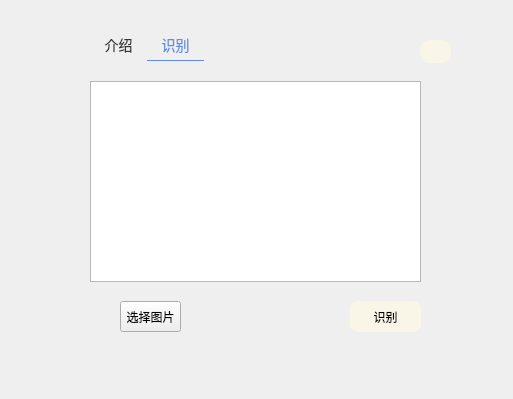
<?xml version="1.0" encoding="UTF-8"?>
<ui version="4.0">
 <class>Form</class>
 <widget class="QWidget" name="Form">
  <property name="geometry">
   <rect>
    <x>0</x>
    <y>0</y>
    <width>513</width>
    <height>399</height>
   </rect>
  </property>
  <property name="minimumSize">
   <size>
    <width>495</width>
    <height>399</height>
   </size>
  </property>
  <property name="maximumSize">
   <size>
    <width>16777215</width>
    <height>399</height>
   </size>
  </property>
  <property name="windowTitle">
   <string>车牌识别系统</string>
  </property>
  <property name="windowIcon">
   <iconset resource="../resource.qrc">
    <normaloff>:/icons/icons/icon.png</normaloff>:/icons/icons/icon.png</iconset>
  </property>
  <widget class="QPushButton" name="pushButton">
   <property name="geometry">
    <rect>
     <x>420</x>
     <y>40</y>
     <width>31</width>
     <height>23</height>
    </rect>
   </property>
   <property name="styleSheet">
    <string notr="true">background-color: rgb(249, 246, 232);
border-radius:10px;</string>
   </property>
   <property name="text">
    <string/>
   </property>
   <property name="icon">
    <iconset resource="../resource.qrc">
     <normaloff>:/icons/icons/cha.png</normaloff>:/icons/icons/cha.png</iconset>
   </property>
  </widget>
  <widget class="QTabWidget" name="tabWidget">
   <property name="geometry">
    <rect>
     <x>60</x>
     <y>20</y>
     <width>391</width>
     <height>331</height>
    </rect>
   </property>
   <property name="styleSheet">
    <string notr="true">
QTabWidget::tab-bar {  		/*整个最上面的tab栏*/
    alignment: left;  
	top:10px;
	left:30px;

	
} 

QTabWidget::pane{
	border:none;

 
}

QTabBar::tab{
	color:#333333;
	background:transparent;
	
	font-family:&quot;微软雅黑&quot;;
	font-size:14px;
	
	padding-left:-9px;
	padding-right:-9px;
	width:75px;
	height:30px;
	margin-left:0px;
	

}

QTabBar::tab:selected, QTabBar::tab:hover
{
	color:#618BE5;
	background:transparent;
	
	font-family:&quot;微软雅黑&quot;;
	font-size:14px;
	border-bottom:1px solid #618BE5;
}





</string>
   </property>
   <property name="currentIndex">
    <number>1</number>
   </property>
   <widget class="QWidget" name="Introduce">
    <property name="styleSheet">
     <string notr="true"/>
    </property>
    <attribute name="title">
     <string>介绍</string>
    </attribute>
    <widget class="QTextBrowser" name="textBrowser">
     <property name="geometry">
      <rect>
       <x>20</x>
       <y>70</y>
       <width>360</width>
       <height>201</height>
      </rect>
     </property>
     <property name="styleSheet">
      <string notr="true">background:transparent;
border:none;</string>
     </property>
     <property name="html">
      <string>&lt;!DOCTYPE HTML PUBLIC &quot;-//W3C//DTD HTML 4.0//EN&quot; &quot;http://www.w3.org/TR/REC-html40/strict.dtd&quot;&gt;
&lt;html&gt;&lt;head&gt;&lt;meta name=&quot;qrichtext&quot; content=&quot;1&quot; /&gt;&lt;style type=&quot;text/css&quot;&gt;
p, li { white-space: pre-wrap; }
&lt;/style&gt;&lt;/head&gt;&lt;body style=&quot; font-family:'SimSun'; font-size:9pt; font-weight:400; font-style:normal;&quot;&gt;
&lt;p style=&quot; margin-top:0px; margin-bottom:0px; margin-left:0px; margin-right:0px; -qt-block-indent:0; text-indent:0px;&quot;&gt;&lt;span style=&quot; font-family:'宋体'; font-size:12pt; font-weight:600; color:#000000;&quot;&gt;数据集说明&lt;/span&gt;&lt;/p&gt;
&lt;p style=&quot; margin-top:0px; margin-bottom:0px; margin-left:0px; margin-right:0px; -qt-block-indent:0; text-indent:0px;&quot;&gt;&lt;span style=&quot; font-family:'宋体'; font-size:10pt; color:#000000;&quot;&gt;    数据集采用开源数据集CCPD&lt;/span&gt;&lt;/p&gt;
&lt;p style=&quot;-qt-paragraph-type:empty; margin-top:0px; margin-bottom:0px; margin-left:0px; margin-right:0px; -qt-block-indent:0; text-indent:0px; font-family:'宋体'; font-size:10pt; color:#000000;&quot;&gt;&lt;br /&gt;&lt;/p&gt;&lt;/body&gt;&lt;/html&gt;</string>
     </property>
    </widget>
    <widget class="QPushButton" name="pushButton_2">
     <property name="geometry">
      <rect>
       <x>30</x>
       <y>21</y>
       <width>61</width>
       <height>31</height>
      </rect>
     </property>
     <property name="styleSheet">
      <string notr="true">#pushButton_2{
	max-height: 48px;
	border-top-right-radius: 20px; /*右上角圆角*/
	border-bottom-left-radius: 20px; /*左下角圆角*/
	background-color: rgb(173, 223, 255);
}
#pushButton_2:hover{
	background-color: rgb(255,255,255);
	color: rgb(0,0,0);
}
#pushButton_2:press{
	
	padding-top:5px;
	padding-left:5px;
}
	


</string>
     </property>
     <property name="text">
      <string>数据集</string>
     </property>
    </widget>
    <widget class="QPushButton" name="pushButton_4">
     <property name="geometry">
      <rect>
       <x>160</x>
       <y>20</y>
       <width>91</width>
       <height>31</height>
      </rect>
     </property>
     <property name="styleSheet">
      <string notr="true">#pushButton_4{
	max-height: 48px;
	border-top-right-radius: 20px; /*右上角圆角*/
	border-bottom-left-radius: 20px; /*左下角圆角*/
	background-color: rgb(173, 223, 255);
}
#pushButton_4:hover{
	background-color: rgb(255,255,255);
	color: rgb(0,0,0);
}
#pushButton_4:press{
	
	padding-top:5px;
	padding-left:5px;
}
	


</string>
     </property>
     <property name="text">
      <string>训练</string>
     </property>
    </widget>
    <widget class="QLabel" name="label_3">
     <property name="geometry">
      <rect>
       <x>80</x>
       <y>20</y>
       <width>81</width>
       <height>31</height>
      </rect>
     </property>
     <property name="text">
      <string/>
     </property>
     <property name="pixmap">
      <pixmap resource="../resource.qrc">:/icons/icons/箭头_向右_o.png</pixmap>
     </property>
     <property name="scaledContents">
      <bool>true</bool>
     </property>
    </widget>
    <widget class="QLabel" name="label_4">
     <property name="geometry">
      <rect>
       <x>240</x>
       <y>19</y>
       <width>81</width>
       <height>31</height>
      </rect>
     </property>
     <property name="text">
      <string/>
     </property>
     <property name="pixmap">
      <pixmap resource="../resource.qrc">:/icons/icons/箭头_向左_o.png</pixmap>
     </property>
     <property name="scaledContents">
      <bool>true</bool>
     </property>
    </widget>
    <widget class="QPushButton" name="pushButton_3">
     <property name="geometry">
      <rect>
       <x>310</x>
       <y>21</y>
       <width>61</width>
       <height>31</height>
      </rect>
     </property>
     <property name="styleSheet">
      <string notr="true">#pushButton_3{
	max-height: 48px;
	border-top-right-radius: 20px; /*右上角圆角*/
	border-bottom-left-radius: 20px; /*左下角圆角*/
	background-color: rgb(173, 223, 255);
}
#pushButton_3:hover{
	background-color: rgb(255,255,255);
	color: rgb(0,0,0);
}
#pushButton_3:press{
	
	padding-top:5px;
	padding-left:5px;
}
	


</string>
     </property>
     <property name="text">
      <string>算法</string>
     </property>
    </widget>
    <widget class="QTextBrowser" name="textBrowser_2">
     <property name="geometry">
      <rect>
       <x>20</x>
       <y>70</y>
       <width>360</width>
       <height>201</height>
      </rect>
     </property>
     <property name="styleSheet">
      <string notr="true">background:transparent;
border:none;</string>
     </property>
     <property name="html">
      <string>&lt;!DOCTYPE HTML PUBLIC &quot;-//W3C//DTD HTML 4.0//EN&quot; &quot;http://www.w3.org/TR/REC-html40/strict.dtd&quot;&gt;
&lt;html&gt;&lt;head&gt;&lt;meta name=&quot;qrichtext&quot; content=&quot;1&quot; /&gt;&lt;style type=&quot;text/css&quot;&gt;
p, li { white-space: pre-wrap; }
&lt;/style&gt;&lt;/head&gt;&lt;body style=&quot; font-family:'SimSun'; font-size:9pt; font-weight:400; font-style:normal;&quot;&gt;
&lt;p style=&quot; margin-top:0px; margin-bottom:0px; margin-left:0px; margin-right:0px; -qt-block-indent:0; text-indent:0px;&quot;&gt;&lt;span style=&quot; font-family:'宋体'; font-size:12pt; font-weight:600; color:#000000;&quot;&gt;算法分析&lt;/span&gt;&lt;/p&gt;
&lt;p style=&quot; margin-top:0px; margin-bottom:0px; margin-left:0px; margin-right:0px; -qt-block-indent:0; text-indent:0px;&quot;&gt;&lt;span style=&quot; font-family:'宋体'; font-size:10pt; color:#000000;&quot;&gt;    采用ctpn进行文字检测，crnn进行文字识别&lt;/span&gt;&lt;/p&gt;&lt;/body&gt;&lt;/html&gt;</string>
     </property>
    </widget>
    <widget class="QTextBrowser" name="textBrowser_3">
     <property name="geometry">
      <rect>
       <x>20</x>
       <y>70</y>
       <width>360</width>
       <height>201</height>
      </rect>
     </property>
     <property name="styleSheet">
      <string notr="true">background:transparent;
border:none;</string>
     </property>
     <property name="html">
      <string>&lt;!DOCTYPE HTML PUBLIC &quot;-//W3C//DTD HTML 4.0//EN&quot; &quot;http://www.w3.org/TR/REC-html40/strict.dtd&quot;&gt;
&lt;html&gt;&lt;head&gt;&lt;meta name=&quot;qrichtext&quot; content=&quot;1&quot; /&gt;&lt;style type=&quot;text/css&quot;&gt;
p, li { white-space: pre-wrap; }
&lt;/style&gt;&lt;/head&gt;&lt;body style=&quot; font-family:'SimSun'; font-size:9pt; font-weight:400; font-style:normal;&quot;&gt;
&lt;p style=&quot; margin-top:0px; margin-bottom:0px; margin-left:0px; margin-right:0px; -qt-block-indent:0; text-indent:0px;&quot;&gt;&lt;span style=&quot; font-size:12pt; font-weight:600;&quot;&gt;训练过程&lt;/span&gt;&lt;/p&gt;
&lt;p style=&quot; margin-top:0px; margin-bottom:0px; margin-left:0px; margin-right:0px; -qt-block-indent:0; text-indent:0px;&quot;&gt;    测试机与训练集&lt;/p&gt;&lt;/body&gt;&lt;/html&gt;</string>
     </property>
    </widget>
   </widget>
   <widget class="QWidget" name="TextRank">
    <attribute name="title">
     <string>识别</string>
    </attribute>
    <widget class="QPushButton" name="recognize">
     <property name="geometry">
      <rect>
       <x>290</x>
       <y>250</y>
       <width>71</width>
       <height>31</height>
      </rect>
     </property>
     <property name="styleSheet">
      <string notr="true">#recognize{
	max-height: 48px;
	border-radius:8px;
	
	background-color: rgb(249, 246, 232);
}

#recognize:hover{
	background-color: rgb(255, 255, 255);
	color: rgb(0,0,0);
}
#recognize:press{
	padding-top:5px;
	padding-left:5px;
}
	
</string>
     </property>
     <property name="text">
      <string>识别</string>
     </property>
    </widget>
    <widget class="QPushButton" name="keyfile">
     <property name="geometry">
      <rect>
       <x>60</x>
       <y>250</y>
       <width>61</width>
       <height>31</height>
      </rect>
     </property>
     <property name="styleSheet">
      <string notr="true">#keyfile{
	max-height: 48px;
	border-radius:8px;
	
	background-color: rgb(249, 246, 232);
}

#keyfile:hover{
	background-color: rgb(255, 255, 255);
	color: rgb(0,0,0);
}
#keyfile:press{
	padding-top:5px;
	padding-left:5px;
}
	


</string>
     </property>
     <property name="text">
      <string>选择图片</string>
     </property>
    </widget>
    <widget class="QGraphicsView" name="graph">
     <property name="geometry">
      <rect>
       <x>30</x>
       <y>30</y>
       <width>331</width>
       <height>201</height>
      </rect>
     </property>
    </widget>
   </widget>
  </widget>
  <widget class="QLabel" name="label">
   <property name="geometry">
    <rect>
     <x>40</x>
     <y>20</y>
     <width>431</width>
     <height>351</height>
    </rect>
   </property>
   <property name="styleSheet">
    <string notr="true">border-image: url(:/icons/icons/4.png);
border-top-left-radius:20px;
border-radius:20px;</string>
   </property>
   <property name="text">
    <string/>
   </property>
   <property name="pixmap">
    <pixmap resource="../resource.qrc">:/icons/icons/4.png</pixmap>
   </property>
   <property name="scaledContents">
    <bool>true</bool>
   </property>
   <property name="margin">
    <number>-1</number>
   </property>
   <property name="indent">
    <number>-1</number>
   </property>
  </widget>
  <widget class="QLabel" name="label_5">
   <property name="geometry">
    <rect>
     <x>40</x>
     <y>310</y>
     <width>71</width>
     <height>41</height>
    </rect>
   </property>
   <property name="styleSheet">
    <string notr="true">
image: url(:/icons/icons/望远镜.png);</string>
   </property>
   <property name="text">
    <string/>
   </property>
  </widget>
  <widget class="QLabel" name="label_6">
   <property name="geometry">
    <rect>
     <x>270</x>
     <y>20</y>
     <width>61</width>
     <height>51</height>
    </rect>
   </property>
   <property name="styleSheet">
    <string notr="true">image: url(:/icons/icons/宇宙星球-21.png);</string>
   </property>
   <property name="text">
    <string/>
   </property>
  </widget>
  <widget class="QLabel" name="label_2">
   <property name="geometry">
    <rect>
     <x>30</x>
     <y>30</y>
     <width>71</width>
     <height>51</height>
    </rect>
   </property>
   <property name="styleSheet">
    <string notr="true">
image: url(:/icons/icons/绿色 叶子 节能.png);</string>
   </property>
   <property name="text">
    <string/>
   </property>
  </widget>
  <zorder>label</zorder>
  <zorder>tabWidget</zorder>
  <zorder>pushButton</zorder>
  <zorder>label_5</zorder>
  <zorder>label_6</zorder>
  <zorder>label_2</zorder>
 </widget>
 <resources>
  <include location="../resource.qrc"/>
 </resources>
 <connections>
  <connection>
   <sender>pushButton</sender>
   <signal>clicked()</signal>
   <receiver>Form</receiver>
   <slot>close()</slot>
   <hints>
    <hint type="sourcelabel">
     <x>393</x>
     <y>43</y>
    </hint>
    <hint type="destinationlabel">
     <x>453</x>
     <y>23</y>
    </hint>
   </hints>
  </connection>
 </connections>
</ui>
